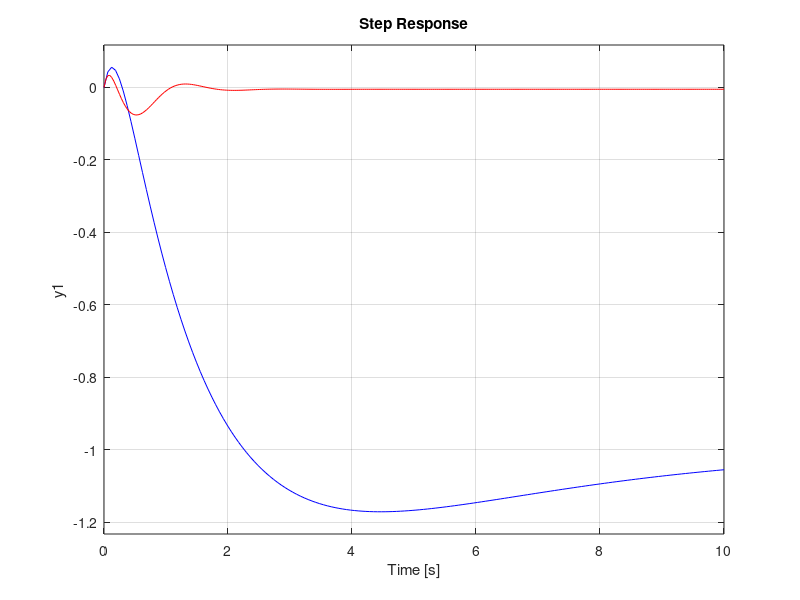

The MATLAB script that drew this image:


% Problem 4
A=[0 1 0; 0 0 1; -1 -5 -6];
B=[0;1;1];
C=[0 0 1];
D=[];
Plant=ss(A,B,C,D);
%Desired poles
p=[-2+4i;-2-4i;-10];

K=place(A,B,p)

%Closed-loop state-space model
Acl = A-B*K; % New system matrix with state-feedback 
ClLoop = ss(Acl,B,C,D);

figure
step(Plant,'b',10);
hold on
step(ClLoop,'r',10);
